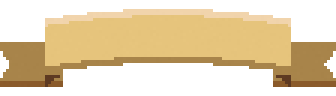
#> input picture art/menu/Ribbon_raw.png, 112 x 32 px, found by its file name (shown 3 times larger)
$ python build_menu_art.py
#> lines starting #> are read from the running program, lines starting #| are printed output that depends on the picture
# Outlines the Blender menu renders and generates the CRT filter textures.
# Run from the repo root after build_ribbon.py: python art/tools/build_menu_art.py
# Upload art/menu/Ribbon.png, Scanlines.png and Vignette.png and put the asset ids in MenuArt.luau.
import os, sys
from PIL import Image

ROOT = sys.argv[1] if len(sys.argv) > 1 else "."
OUT = os.path.join(ROOT, "art", "menu")
OUTLINE = (0x1E, 0x18, 0x20, 255)

# One dark line every SCANLINE_PERIOD pixel rows; the texture is tiled over the whole screen
SCANLINE_PERIOD = 3
SCANLINE_ALPHA = 110
VIGNETTE_SIZE = 256
# Vignette darkness at the corners (0-255) and how far in it starts (0 center, 1 corner)
VIGNETTE_ALPHA = 200
VIGNETTE_START = 0.45


def outline(image):
    image = image.convert("RGBA")
#> image is the input picture: PIL image 112x32 RGBA; mean R, G, B, A 113.4, 94.5, 59.9, 138.8
    w, h = image.size
#> w = 112; h = 32
    px = image.load()
    solid = [[px[x, y][3] >= 128 for x in range(w)] for y in range(h)]
#> solid = 32 items
    out = Image.new("RGBA", (w + 2, h + 2), (0, 0, 0, 0))
#> out: PIL image 114x34 RGBA; every value is 0
    op = out.load()
    for y in range(h):
        for x in range(w):
            if solid[y][x]:
                op[x + 1, y + 1] = px[x, y][:3] + (255,)
    for y in range(h + 2):
        for x in range(w + 2):
            if op[x, y][3]: continue
            for dx, dy in ((1, 0), (-1, 0), (0, 1), (0, -1)):
                nx, ny = x + dx - 1, y + dy - 1
                if 0 <= nx < w and 0 <= ny < h and solid[ny][nx]:
                    op[x, y] = OUTLINE
                    break
    return out


def scanlines():
    image = Image.new("RGBA", (1, SCANLINE_PERIOD), (0, 0, 0, 0))
    image.putpixel((0, SCANLINE_PERIOD - 1), (0, 0, 0, SCANLINE_ALPHA))
    return image


def vignette():
    size = VIGNETTE_SIZE
    image = Image.new("RGBA", (size, size), (0, 0, 0, 0))
    px = image.load()
    for y in range(size):
        for x in range(size):
            dx = (x + 0.5) / size * 2 - 1
            dy = (y + 0.5) / size * 2 - 1
            d = min((dx * dx + dy * dy) ** 0.5 / 2 ** 0.5, 1)
            t = max(0, (d - VIGNETTE_START) / (1 - VIGNETTE_START))
            px[x, y] = (0, 0, 0, round(VIGNETTE_ALPHA * t * t))
    return image


os.makedirs(OUT, exist_ok=True)
ribbon = outline(Image.open(os.path.join(OUT, "Ribbon_raw.png")))
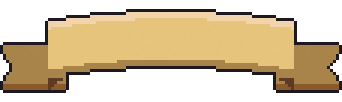
#> ribbon: PIL image 114x34 RGBA (shown 3 times larger); mean R, G, B, A 107, 89.1, 57.7, 146.6; transparent parts drawn white
ribbon.save(os.path.join(OUT, "Ribbon.png"))
scanlines().save(os.path.join(OUT, "Scanlines.png"))
vignette().save(os.path.join(OUT, "Vignette.png"))
#> in vignette, `image = Image.new("RGBA", (size, size), (0, 0, 0, 0))`: image: PIL image 256x256 RGBA; every value is 0
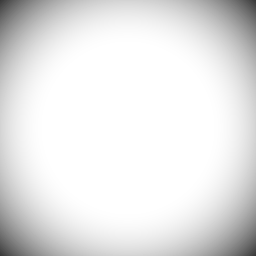
#> saved as Vignette.png: PIL image 256x256 RGBA; mean R, G, B, A 0, 0, 0, 25.2; transparent parts drawn white
print("Ribbon", ribbon.size)
#| Ribbon (114, 34)
